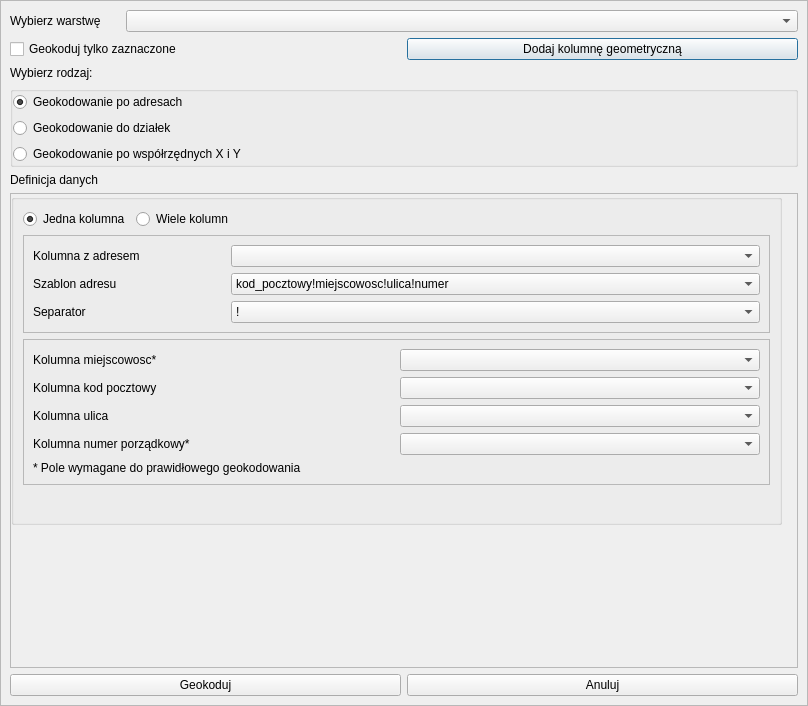
<?xml version="1.0" encoding="UTF-8"?>
<ui version="4.0">
 <class>GeocodingDialog</class>
 <widget class="QDialog" name="GeocodingDialog">
  <property name="geometry">
   <rect>
    <x>0</x>
    <y>0</y>
    <width>808</width>
    <height>706</height>
   </rect>
  </property>
  <property name="windowTitle">
   <string>Geokodowanie GUGiK</string>
  </property>
  <layout class="QVBoxLayout" name="verticalLayout">
   <property name="leftMargin">
    <number>0</number>
   </property>
   <property name="topMargin">
    <number>0</number>
   </property>
   <property name="rightMargin">
    <number>0</number>
   </property>
   <property name="bottomMargin">
    <number>0</number>
   </property>
   <item>
    <widget class="QFrame" name="frame">
     <property name="frameShape">
      <enum>QFrame::StyledPanel</enum>
     </property>
     <property name="frameShadow">
      <enum>QFrame::Raised</enum>
     </property>
     <layout class="QVBoxLayout" name="verticalLayout_2">
      <item>
       <layout class="QHBoxLayout" name="horizontalLayout_4">
        <item>
         <widget class="QLabel" name="label">
          <property name="minimumSize">
           <size>
            <width>0</width>
            <height>0</height>
           </size>
          </property>
          <property name="maximumSize">
           <size>
            <width>110</width>
            <height>16777215</height>
           </size>
          </property>
          <property name="text">
           <string>Wybierz warstwę</string>
          </property>
         </widget>
        </item>
        <item>
         <widget class="QgsMapLayerComboBox" name="map_layer_cbbx"/>
        </item>
       </layout>
      </item>
      <item>
       <layout class="QHBoxLayout" name="horizontalLayout_3">
        <item>
         <widget class="QCheckBox" name="geocoding_selected_only">
          <property name="text">
           <string>Geokoduj tylko zaznaczone</string>
          </property>
         </widget>
        </item>
        <item>
         <widget class="QPushButton" name="add_geometry_column">
          <property name="text">
           <string>Dodaj kolumnę geometryczną</string>
          </property>
         </widget>
        </item>
       </layout>
      </item>
      <item>
       <widget class="QLabel" name="label_2">
        <property name="text">
         <string>Wybierz rodzaj:</string>
        </property>
       </widget>
      </item>
      <item>
       <widget class="QGroupBox" name="groupBox">
        <property name="title">
         <string/>
        </property>
        <layout class="QVBoxLayout" name="verticalLayout_3">
         <property name="leftMargin">
          <number>0</number>
         </property>
         <property name="topMargin">
          <number>0</number>
         </property>
         <property name="rightMargin">
          <number>0</number>
         </property>
         <property name="bottomMargin">
          <number>0</number>
         </property>
         <item>
          <layout class="QFormLayout" name="formLayout_3">
           <item row="0" column="0" colspan="2">
            <widget class="QRadioButton" name="geocoding_adress">
             <property name="text">
              <string>Geokodowanie po adresach</string>
             </property>
             <property name="checked">
              <bool>true</bool>
             </property>
            </widget>
           </item>
           <item row="1" column="0" colspan="2">
            <widget class="QRadioButton" name="geocoding_parcels">
             <property name="text">
              <string>Geokodowanie do działek</string>
             </property>
            </widget>
           </item>
           <item row="2" column="0" colspan="2">
            <widget class="QRadioButton" name="geocoding_XY">
             <property name="text">
              <string>Geokodowanie po współrzędnych X i Y</string>
             </property>
            </widget>
           </item>
          </layout>
         </item>
        </layout>
       </widget>
      </item>
      <item>
       <widget class="QLabel" name="label_3">
        <property name="text">
         <string>Definicja danych</string>
        </property>
       </widget>
      </item>
      <item>
       <widget class="QFrame" name="frame_2">
        <property name="minimumSize">
         <size>
          <width>780</width>
          <height>301</height>
         </size>
        </property>
        <property name="frameShape">
         <enum>QFrame::StyledPanel</enum>
        </property>
        <property name="frameShadow">
         <enum>QFrame::Raised</enum>
        </property>
        <layout class="QGridLayout" name="gridLayout">
         <property name="leftMargin">
          <number>0</number>
         </property>
         <property name="topMargin">
          <number>0</number>
         </property>
         <property name="rightMargin">
          <number>0</number>
         </property>
         <property name="bottomMargin">
          <number>0</number>
         </property>
         <item row="1" column="0">
          <widget class="QStackedWidget" name="stackedWidget">
           <property name="currentIndex">
            <number>0</number>
           </property>
           <widget class="QWidget" name="page_1">
            <widget class="QGroupBox" name="groupBox_3">
             <property name="geometry">
              <rect>
               <x>0</x>
               <y>0</y>
               <width>771</width>
               <height>331</height>
              </rect>
             </property>
             <property name="title">
              <string/>
             </property>
             <property name="flat">
              <bool>false</bool>
             </property>
             <layout class="QGridLayout" name="gridLayout_4">
              <item row="2" column="0">
               <widget class="QFrame" name="frame_many">
                <property name="frameShape">
                 <enum>QFrame::StyledPanel</enum>
                </property>
                <property name="frameShadow">
                 <enum>QFrame::Raised</enum>
                </property>
                <layout class="QGridLayout" name="gridLayout_6">
                 <item row="1" column="1">
                  <widget class="QComboBox" name="adress_postal_cbbx">
                   <property name="editable">
                    <bool>false</bool>
                   </property>
                  </widget>
                 </item>
                 <item row="3" column="1">
                  <widget class="QComboBox" name="adress_building_cbbx">
                   <property name="editable">
                    <bool>false</bool>
                   </property>
                  </widget>
                 </item>
                 <item row="4" column="0" colspan="2">
                  <widget class="QLabel" name="label_4">
                   <property name="text">
                    <string>* Pole wymagane do prawidłowego geokodowania</string>
                   </property>
                  </widget>
                 </item>
                 <item row="2" column="0">
                  <widget class="QLabel" name="adress_street_label">
                   <property name="text">
                    <string>Kolumna ulica</string>
                   </property>
                  </widget>
                 </item>
                 <item row="1" column="0">
                  <widget class="QLabel" name="adress_postal_label">
                   <property name="text">
                    <string>Kolumna kod pocztowy</string>
                   </property>
                  </widget>
                 </item>
                 <item row="0" column="1">
                  <widget class="QComboBox" name="adress_city_cbbx">
                   <property name="minimumSize">
                    <size>
                     <width>0</width>
                     <height>0</height>
                    </size>
                   </property>
                   <property name="editable">
                    <bool>false</bool>
                   </property>
                  </widget>
                 </item>
                 <item row="2" column="1">
                  <widget class="QComboBox" name="adress_street_cbbx">
                   <property name="editable">
                    <bool>false</bool>
                   </property>
                  </widget>
                 </item>
                 <item row="0" column="0">
                  <widget class="QLabel" name="adress_city_label">
                   <property name="text">
                    <string>Kolumna miejscowosc*</string>
                   </property>
                  </widget>
                 </item>
                 <item row="3" column="0">
                  <widget class="QLabel" name="adress_building_label">
                   <property name="text">
                    <string>Kolumna numer porządkowy*</string>
                   </property>
                  </widget>
                 </item>
                </layout>
               </widget>
              </item>
              <item row="1" column="0">
               <widget class="QFrame" name="frame_single">
                <property name="frameShape">
                 <enum>QFrame::StyledPanel</enum>
                </property>
                <property name="frameShadow">
                 <enum>QFrame::Raised</enum>
                </property>
                <layout class="QFormLayout" name="formLayout_2">
                 <item row="0" column="0">
                  <widget class="QLabel" name="adress_col_label">
                   <property name="minimumSize">
                    <size>
                     <width>192</width>
                     <height>0</height>
                    </size>
                   </property>
                   <property name="text">
                    <string>Kolumna z adresem</string>
                   </property>
                  </widget>
                 </item>
                 <item row="0" column="1">
                  <widget class="QComboBox" name="adress_col_cbbx"/>
                 </item>
                 <item row="1" column="0">
                  <widget class="QLabel" name="adress_pattern_label">
                   <property name="text">
                    <string>Szablon adresu</string>
                   </property>
                  </widget>
                 </item>
                 <item row="1" column="1">
                  <widget class="QComboBox" name="adress_pattern">
                   <property name="enabled">
                    <bool>true</bool>
                   </property>
                   <property name="currentText">
                    <string>kod_pocztowy!miejscowosc!ulica!numer</string>
                   </property>
                   <item>
                    <property name="text">
                     <string>kod_pocztowy!miejscowosc!ulica!numer</string>
                    </property>
                   </item>
                  </widget>
                 </item>
                 <item row="2" column="0">
                  <widget class="QLabel" name="adress_separator_label">
                   <property name="maximumSize">
                    <size>
                     <width>190</width>
                     <height>16777215</height>
                    </size>
                   </property>
                   <property name="text">
                    <string>Separator</string>
                   </property>
                  </widget>
                 </item>
                 <item row="2" column="1">
                  <widget class="QComboBox" name="adress_separator_cbbx">
                   <item>
                    <property name="text">
                     <string>!</string>
                    </property>
                   </item>
                   <item>
                    <property name="text">
                     <string>;</string>
                    </property>
                   </item>
                   <item>
                    <property name="text">
                     <string>,</string>
                    </property>
                   </item>
                  </widget>
                 </item>
                </layout>
               </widget>
              </item>
              <item row="0" column="0">
               <layout class="QFormLayout" name="formLayout">
                <item row="0" column="0">
                 <widget class="QRadioButton" name="adress_single_column">
                  <property name="text">
                   <string>Jedna kolumna</string>
                  </property>
                  <property name="checked">
                   <bool>true</bool>
                  </property>
                 </widget>
                </item>
                <item row="0" column="1">
                 <widget class="QRadioButton" name="adress_multi_column">
                  <property name="text">
                   <string>Wiele kolumn</string>
                  </property>
                  <property name="checked">
                   <bool>false</bool>
                  </property>
                 </widget>
                </item>
               </layout>
              </item>
              <item row="3" column="0">
               <spacer name="verticalSpacer_2">
                <property name="orientation">
                 <enum>Qt::Vertical</enum>
                </property>
                <property name="sizeHint" stdset="0">
                 <size>
                  <width>20</width>
                  <height>40</height>
                 </size>
                </property>
               </spacer>
              </item>
             </layout>
            </widget>
           </widget>
           <widget class="QWidget" name="page_2">
            <widget class="QFrame" name="frame_4">
             <property name="geometry">
              <rect>
               <x>0</x>
               <y>0</y>
               <width>771</width>
               <height>211</height>
              </rect>
             </property>
             <property name="frameShape">
              <enum>QFrame::NoFrame</enum>
             </property>
             <property name="frameShadow">
              <enum>QFrame::Raised</enum>
             </property>
             <property name="lineWidth">
              <number>0</number>
             </property>
             <layout class="QFormLayout" name="formLayout_4">
              <property name="verticalSpacing">
               <number>12</number>
              </property>
              <item row="0" column="0">
               <widget class="QLabel" name="label_8">
                <property name="text">
                 <string>Wybór metody</string>
                </property>
               </widget>
              </item>
              <item row="1" column="0" colspan="2">
               <widget class="QGroupBox" name="groupBox_4">
                <property name="title">
                 <string/>
                </property>
                <layout class="QGridLayout" name="gridLayout_12">
                 <item row="0" column="1">
                  <widget class="QComboBox" name="iddzialki_col">
                   <property name="minimumSize">
                    <size>
                     <width>500</width>
                     <height>0</height>
                    </size>
                   </property>
                  </widget>
                 </item>
                 <item row="1" column="1">
                  <widget class="QComboBox" name="iddzialki_separator">
                   <item>
                    <property name="text">
                     <string>,</string>
                    </property>
                   </item>
                   <item>
                    <property name="text">
                     <string>;</string>
                    </property>
                   </item>
                   <item>
                    <property name="text">
                     <string>:</string>
                    </property>
                   </item>
                   <item>
                    <property name="text">
                     <string>|</string>
                    </property>
                   </item>
                  </widget>
                 </item>
                 <item row="1" column="0">
                  <widget class="QLabel" name="label_6">
                   <property name="text">
                    <string>Separator**</string>
                   </property>
                  </widget>
                 </item>
                 <item row="3" column="0" colspan="2">
                  <widget class="QLabel" name="label_7">
                   <property name="text">
                    <string>**w przypadku wielu działek</string>
                   </property>
                  </widget>
                 </item>
                 <item row="2" column="0" colspan="2">
                  <widget class="QLabel" name="label_5">
                   <property name="text">
                    <string>*identyfikator obiektu (np. 141201_1.0008.6519)</string>
                   </property>
                  </widget>
                 </item>
                 <item row="0" column="0">
                  <widget class="QLabel" name="iddzialki_label_3">
                   <property name="minimumSize">
                    <size>
                     <width>150</width>
                     <height>0</height>
                    </size>
                   </property>
                   <property name="maximumSize">
                    <size>
                     <width>125</width>
                     <height>16777215</height>
                    </size>
                   </property>
                   <property name="text">
                    <string>Kolumna z IdDzialki*</string>
                   </property>
                  </widget>
                 </item>
                </layout>
               </widget>
              </item>
              <item row="2" column="0">
               <spacer name="verticalSpacer_3">
                <property name="orientation">
                 <enum>Qt::Vertical</enum>
                </property>
                <property name="sizeHint" stdset="0">
                 <size>
                  <width>20</width>
                  <height>40</height>
                 </size>
                </property>
               </spacer>
              </item>
             </layout>
            </widget>
           </widget>
           <widget class="QWidget" name="page_3">
            <widget class="QGroupBox" name="groupBox_7">
             <property name="geometry">
              <rect>
               <x>0</x>
               <y>0</y>
               <width>781</width>
               <height>161</height>
              </rect>
             </property>
             <property name="title">
              <string/>
             </property>
             <layout class="QGridLayout" name="gridLayout_14">
              <item row="1" column="2">
               <widget class="QComboBox" name="col_name_xy">
                <property name="minimumSize">
                 <size>
                  <width>500</width>
                  <height>0</height>
                 </size>
                </property>
               </widget>
              </item>
              <item row="3" column="1">
               <widget class="QLabel" name="col_x_label">
                <property name="maximumSize">
                 <size>
                  <width>120</width>
                  <height>16777215</height>
                 </size>
                </property>
                <property name="text">
                 <string>Kolumna X:</string>
                </property>
               </widget>
              </item>
              <item row="3" column="2">
               <widget class="QComboBox" name="col_x">
                <property name="minimumSize">
                 <size>
                  <width>500</width>
                  <height>0</height>
                 </size>
                </property>
               </widget>
              </item>
              <item row="4" column="2">
               <widget class="QComboBox" name="col_y">
                <property name="minimumSize">
                 <size>
                  <width>500</width>
                  <height>0</height>
                 </size>
                </property>
               </widget>
              </item>
              <item row="4" column="1">
               <widget class="QLabel" name="col_y_label">
                <property name="text">
                 <string>Kolumna Y:</string>
                </property>
               </widget>
              </item>
              <item row="2" column="1">
               <widget class="QLabel" name="xy_separator_label_3">
                <property name="text">
                 <string>Separator</string>
                </property>
               </widget>
              </item>
              <item row="0" column="2">
               <widget class="QgsProjectionSelectionWidget" name="col_geom_crs_xy">
                <property name="minimumSize">
                 <size>
                  <width>500</width>
                  <height>0</height>
                 </size>
                </property>
               </widget>
              </item>
              <item row="1" column="1">
               <widget class="QLabel" name="xy_col_label_3">
                <property name="text">
                 <string>Kolumna XY:</string>
                </property>
               </widget>
              </item>
              <item row="2" column="2">
               <widget class="QComboBox" name="xy_separator">
                <item>
                 <property name="text">
                  <string>,</string>
                 </property>
                </item>
                <item>
                 <property name="text">
                  <string>;</string>
                 </property>
                </item>
                <item>
                 <property name="text">
                  <string>|</string>
                 </property>
                </item>
                <item>
                 <property name="text">
                  <string>!</string>
                 </property>
                </item>
               </widget>
              </item>
              <item row="0" column="1">
               <widget class="QLabel" name="xy_proj_label_3">
                <property name="text">
                 <string>Układ współrzędnych</string>
                </property>
               </widget>
              </item>
             </layout>
            </widget>
           </widget>
          </widget>
         </item>
        </layout>
       </widget>
      </item>
      <item>
       <layout class="QGridLayout" name="gridLayout_2">
        <item row="0" column="2">
         <widget class="QPushButton" name="pushButton_reject">
          <property name="text">
           <string>Anuluj</string>
          </property>
         </widget>
        </item>
        <item row="0" column="1">
         <widget class="QPushButton" name="geocoding">
          <property name="text">
           <string>Geokoduj</string>
          </property>
         </widget>
        </item>
       </layout>
      </item>
     </layout>
    </widget>
   </item>
  </layout>
 </widget>
 <customwidgets>
  <customwidget>
   <class>QgsMapLayerComboBox</class>
   <extends>QComboBox</extends>
   <header>qgsmaplayercombobox.h</header>
  </customwidget>
  <customwidget>
   <class>QgsProjectionSelectionWidget</class>
   <extends>QWidget</extends>
   <header>qgsprojectionselectionwidget.h</header>
  </customwidget>
 </customwidgets>
 <resources/>
 <connections>
  <connection>
   <sender>adress_multi_column</sender>
   <signal>clicked()</signal>
   <receiver>frame_many</receiver>
   <slot>show()</slot>
   <hints>
    <hint type="sourcelabel">
     <x>203</x>
     <y>233</y>
    </hint>
    <hint type="destinationlabel">
     <x>234</x>
     <y>394</y>
    </hint>
   </hints>
  </connection>
  <connection>
   <sender>adress_multi_column</sender>
   <signal>clicked()</signal>
   <receiver>frame_single</receiver>
   <slot>hide()</slot>
   <hints>
    <hint type="sourcelabel">
     <x>185</x>
     <y>235</y>
    </hint>
    <hint type="destinationlabel">
     <x>185</x>
     <y>285</y>
    </hint>
   </hints>
  </connection>
  <connection>
   <sender>adress_single_column</sender>
   <signal>clicked()</signal>
   <receiver>frame_single</receiver>
   <slot>show()</slot>
   <hints>
    <hint type="sourcelabel">
     <x>74</x>
     <y>234</y>
    </hint>
    <hint type="destinationlabel">
     <x>77</x>
     <y>284</y>
    </hint>
   </hints>
  </connection>
  <connection>
   <sender>adress_single_column</sender>
   <signal>clicked()</signal>
   <receiver>frame_many</receiver>
   <slot>hide()</slot>
   <hints>
    <hint type="sourcelabel">
     <x>127</x>
     <y>235</y>
    </hint>
    <hint type="destinationlabel">
     <x>115</x>
     <y>395</y>
    </hint>
   </hints>
  </connection>
  <connection>
   <sender>pushButton_reject</sender>
   <signal>clicked()</signal>
   <receiver>GeocodingDialog</receiver>
   <slot>reject()</slot>
   <hints>
    <hint type="sourcelabel">
     <x>553</x>
     <y>666</y>
    </hint>
    <hint type="destinationlabel">
     <x>527</x>
     <y>-11</y>
    </hint>
   </hints>
  </connection>
 </connections>
</ui>
